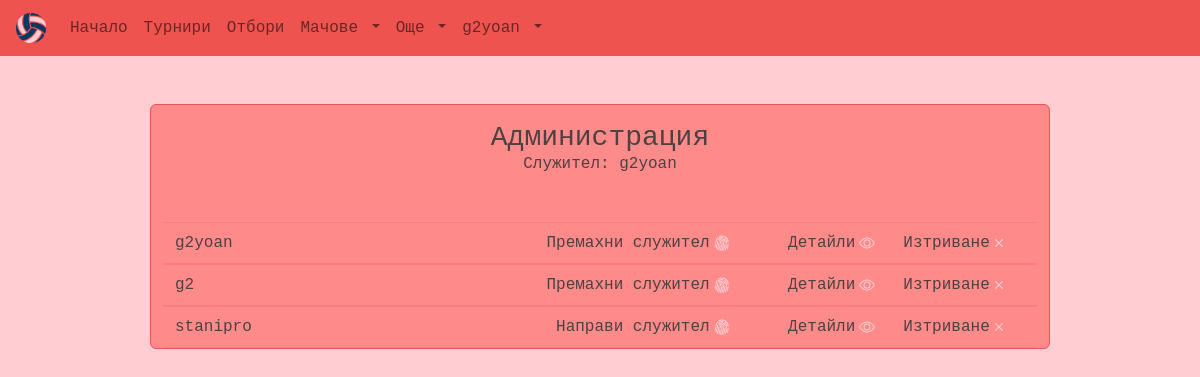
Before: /myadmin/users/ (signed in) with the older database file.
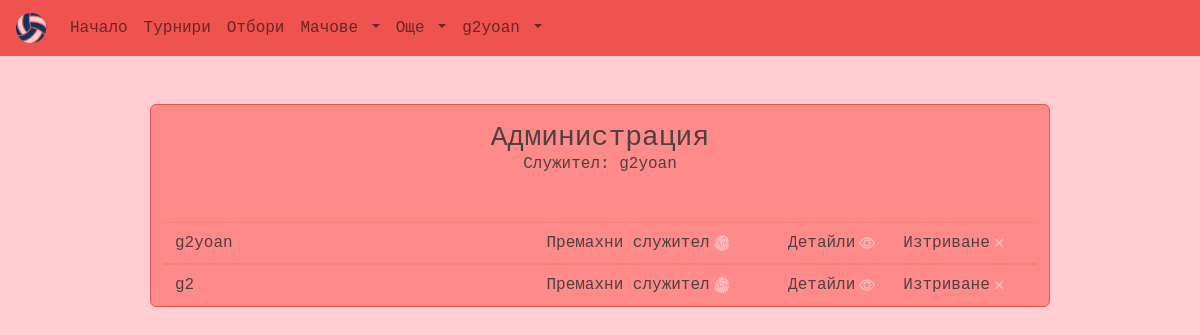
After: the same page with the newer database file.
### main/models.py (models this page shows)
class User(AbstractUser):
    id = models.UUIDField(primary_key=True, default=uuid.uuid4, editable=False)
    birth_date = models.DateField(null=True, blank=True)
    profile_picture = models.ImageField(upload_to="profile_pics", null=True, blank=True, default="/default_images/user_pic.jpeg")
    REQUIRED_FIELDS = []
    def __str__(self):
        return self.username

### main/views/views_admin.py (the view)
# urls.py: path('myadmin/users/', views.admin_users, name='admin_users'),
@staff_member_required
def admin_users(request):
    users = User.objects.all()
    context = {"users": users}
    return render(request, "main/admin_templates/admin_users.html", context)

### main/templates/main/admin_templates/admin_users.html (shortened to what this page needs)
{% extends 'base.html' %}
{% block content %}
<main class="container-fluid text-font w-75 mt-5 h-100">
    <section class="row border-main rounded bg-sec my-5 align-items-center justify-content-center d-flex">
        <h3 class="text-center mt-3 mb-0">Администрация</h3>
        <h5 class="h6 text-center mb-5">Служител: {{request.user}}</h5>
        {% for user in users %}
        <article class="row d-flex align-items-center text-center">
            <hr class="mt-0 mb-2" style="color: var(--main-color)">
            <div class="col-5 d-flex align-items-center justify-content-start text-center">
                <span>{{user.username}}</span>
            </div>
            {% if request.user.is_superuser %}
            <div class="col-3 d-flex align-items-center justify-content-end">
                {% if user.is_staff %}
                <a class="text-decoration-none text-font link-bg" href="{% url 'remove_staff' user.id %}">
                    <span>Премахни служител</span>
                </a>
                {% else %}
                <a class="text-decoration-none text-font link-bg" href="{% url 'add_staff' user.id %}">
                    <span>Направи служител</span>
                </a>
                {% endif %}
            </div>
            {% endif %}
            <div class="col-2 d-flex align-items-center justify-content-end">
                <a class="text-decoration-none text-font link-bg" href="">
                    <span>Детайли</span>
                </a>
            </div>
            <div class="col-2 d-flex align-items-center justify-content-start">
                <a class="text-decoration-none text-font link-bg" href="{% url 'delete-user' user.id %}">
                    <span>Изтриване</span>
                </a>
            </div>
            <hr class="mt-2 mb-0" style="color: var(--main-color)">
        </article>
        {% endfor %}
        {% endblock %}

### templates/navbar.html (shortened to what this page needs)
{% load static %}
<nav class="navbar navbar-expand-lg navbar-light bg-main text-font px-3">
    <a class="navbar-brand text-font link-sec" href="{% url 'index' %}"><img widht="30px" height="30px"
            src="/static/images/default_images/logo.png"></a>
    <div class="collapse navbar-collapse" id="navbarSupportedContent">
        <ul class="navbar-nav">
            <li class="nav-item active">
                <a class="nav-link link-sec" href="{% url 'index' %}">Начало</a>
            </li>
            <li class="nav-item active">
                <a class="nav-link link-sec" href="{% url 'tournaments' %}">Турнири</a>
            </li>
            <li class="nav-item">
                <a class="nav-link link-sec" href="{% url 'teams' %}">Отбори</a>
            </li>
            <li class="nav-item dropdown">
                <a class="nav-link dropdown-toggle link-sec" href="#" id="navbarDropdown" role="button"
                    data-toggle="dropdown" aria-haspopup="true" aria-expanded="false">
                    Мачове
                </a>
            </li>
            <li class="nav-item dropdown">
                <a class="nav-link dropdown-toggle link-sec" href="#" id="navbarDropdown" role="button"
                    data-toggle="dropdown" aria-haspopup="true" aria-expanded="false">
                    Още
                </a>
            </li>
            <li class="nav-item dropdown">
                <a class="nav-link dropdown-toggle link-sec" href="#" id="navbarDropdown" role="button"
                    data-toggle="dropdown" aria-haspopup="true" aria-expanded="false">
                    {% if request.user.is_authenticated %}
                    {{request.user.username}}
                    {% else %}
                    Потребител
                    {% endif %}
                </a>
            </li>
        </ul>
    </div>
</nav>

Changed rows visible on the page:
removed User: username "stanipro", is_staff "Направи служител"
